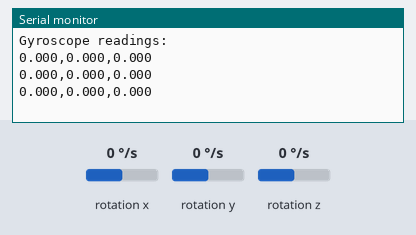
Recording of a sketch running on a simulated Arduino Nano 33 IoT. On the bench: the last lines printed to the serial monitor. Inputs (shaded band) come from the test bench; at power-on: rotation x 0 °/s, rotation y 0 °/s, rotation z 0 °/s.

Above: at 1.3 s.
1.4 s: rotation x set to -192 °/s
At 1.9 s:
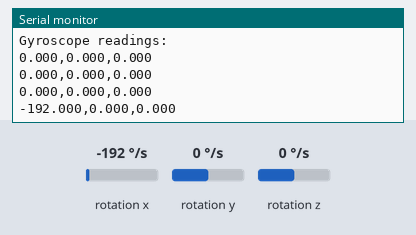
2.9 s: rotation y set to -192 °/s
At 3.4 s:
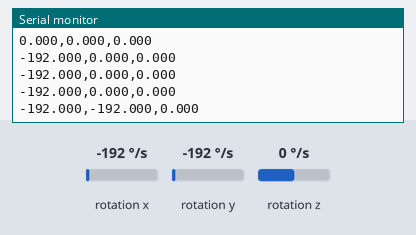
4.4 s: rotation z set to -192 °/s
At 4.9 s:
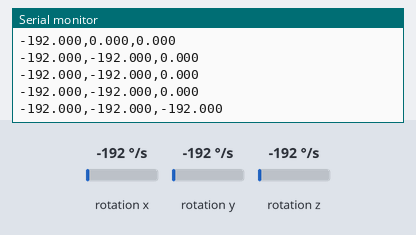

The sketch:

gyrometer.ino
```cpp
#include <Arduino_LSM6DS3.h>

void setup() {
  Serial.begin(9600);
  while (!Serial);

  if (!IMU.begin()) {
    Serial.println("Failed to initialize IMU!");
    while (1);
  }

  Serial.println("Gyroscope readings: ");
}

void loop() {
  float x, y, z;

  if (IMU.gyroscopeAvailable()) {
    IMU.readGyroscope(x, y, z);

    // Send data in comma-separated format: x,y,z
    Serial.print(x, 3);
    Serial.print(",");
    Serial.print(y, 3);
    Serial.print(",");
    Serial.println(z, 3);
  }

  delay(500); // 10Hz sampling
}
```

Measured:
- after the input at 1.4 s, the serial monitor: prints a new line after 0.11 s (image 1)
- after the input at 2.9 s, the serial monitor: prints a new line after 0.11 s (image 2)
- after the input at 4.4 s, the serial monitor: prints a new line after 0.11 s (image 3)
